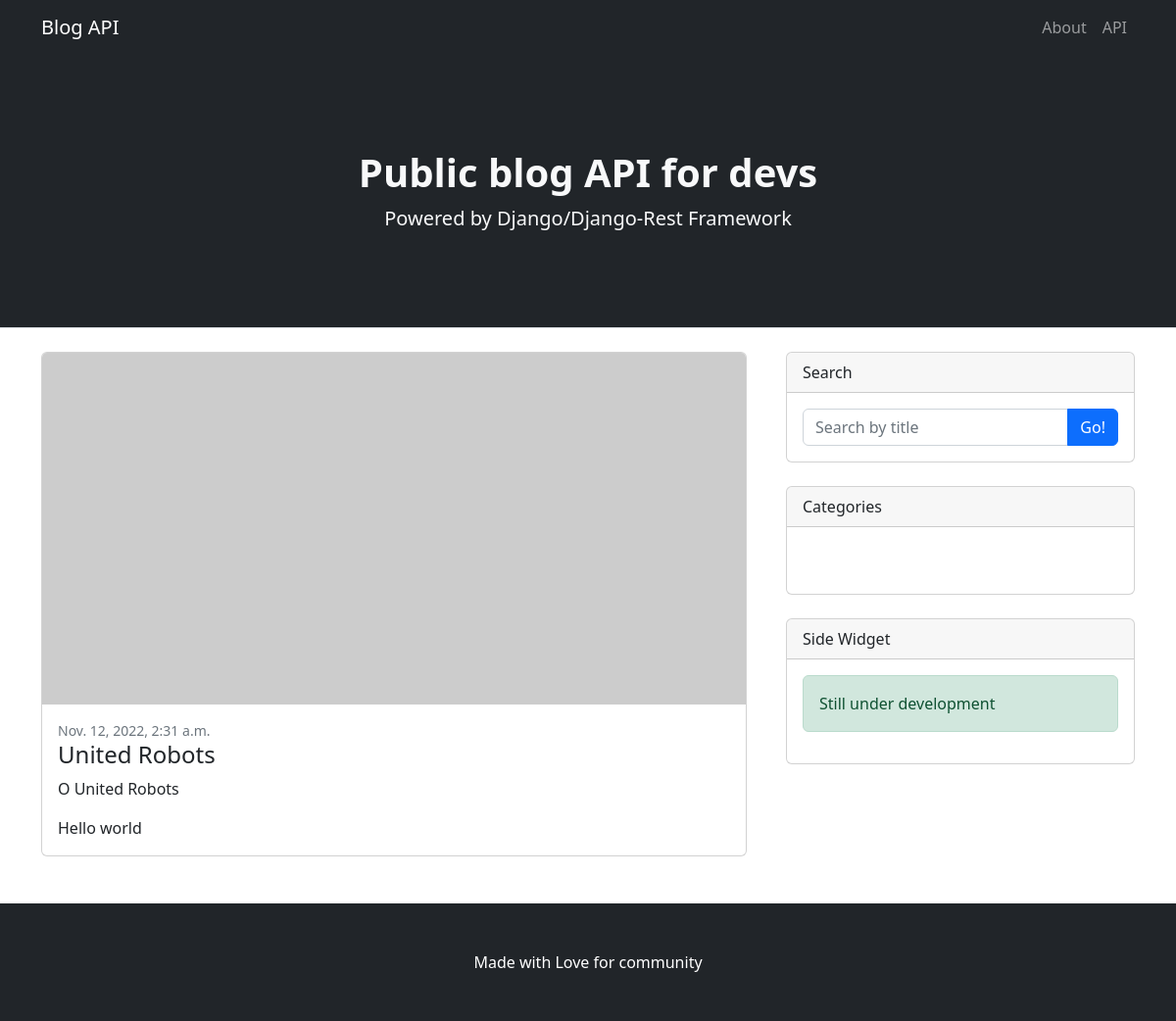
/detail/4/, run on the app's committed database.
### base/models.py (models this page shows, shortened)
class Blog(models.Model):
    title=models.CharField(max_length=15, null=True, blank=True)
    summary=models.CharField(max_length=15, null=True, blank=True)
    topic=models.TextField(max_length=300, blank=True, null=True)
    posted=models.DateTimeField(auto_now_add=True)
    class Meta:
        verbose_name='Blog'
        verbose_name_plural='Blog'
        ordering=['-posted',]

### base/views.py (the view)
class DetailBlogView(DetailView):
    template_name = 'main/detail.html'
    model= Blog
    context_object_name = 'detail'

### base/templates/main/detail.html
{% extends 'base.html' %}
{% block detail %}
<div class="col-lg-6">
    <div class="card mb-5 w-200" style="width: 90vh; height: fit-content;">
        <a href="#!"><img class="card-img-top" src="https://dummyimage.com/700x350/dee2e6/6c757d.jpg" alt="..." /></a>
        <div class="card-body">
            <div class="small text-muted">{{detail.posted}}</div>
            <h2 class="card-title h4">{{detail.title}}</h2>
            <p class="card-text">{{detail.summary}}</p>
            <p class="card-text">{{detail.topic}}</p>
        </div>
    </div>
</div>
{% endblock detail %}

### data on the page
Blog: posted "Nov. 12, 2022, 2:31 a.m.", title "United Robots", summary "O United Robots", topic "Hello world"
